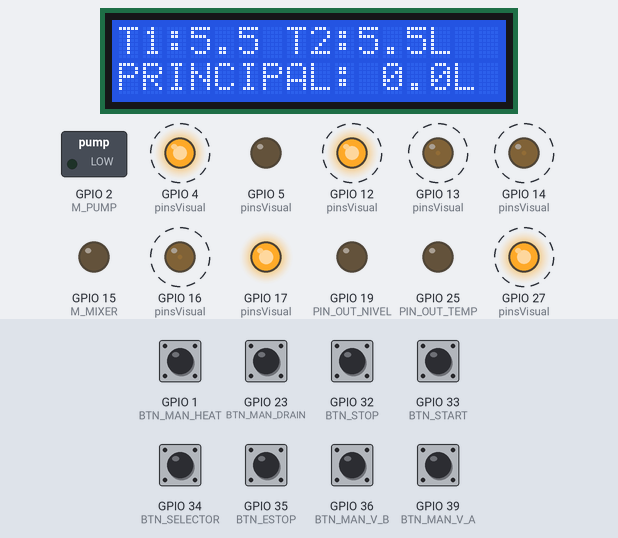
This sketch was run on a simulated ESP32. On the bench: 16×2 character LCD, switched loads named in the sketch (green lamp = pin HIGH), output pins drawn as LEDs (lit = HIGH). Dashed ring = blinking. The test bench sets the inputs (shaded band); at power-on: GPIO 34 (BTN_SELECTOR), GPIO 35 (BTN_ESTOP) HIGH, GPIO 1 (BTN_MAN_HEAT), GPIO 23 (BTN_MAN_DRAIN), GPIO 32 (BTN_STOP), GPIO 33 (BTN_START), GPIO 36 (BTN_MAN_V_B), GPIO 39 (BTN_MAN_V_A) LOW.

Above: at 1.2 s.
1.3 s: GPIO 34 (BTN_SELECTOR) pulled LOW for 0.15 s
At 2.09 s:
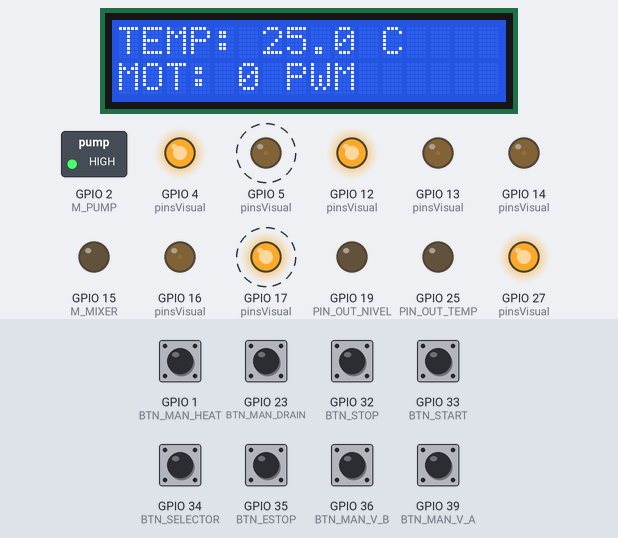
4.0 s: GPIO 32 (BTN_STOP) pulled HIGH for 0.15 s
7.1 s: GPIO 35 (BTN_ESTOP) pulled LOW for 0.15 s
At 7.35 s:
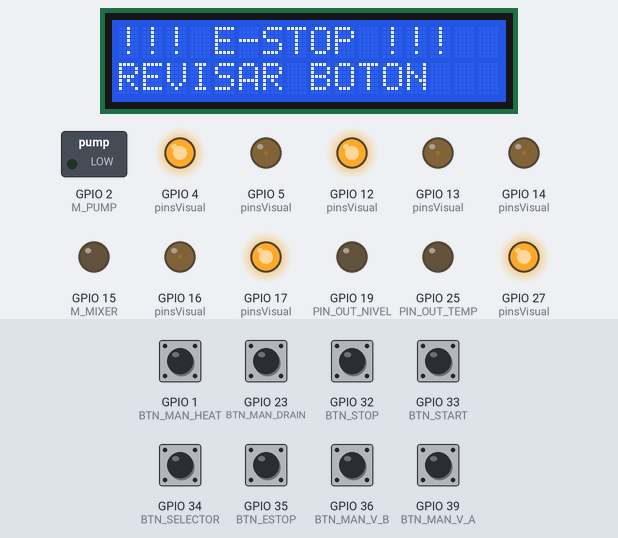
10.2 s: GPIO 33 (BTN_START) pulled HIGH for 0.15 s
At 10.42 s:
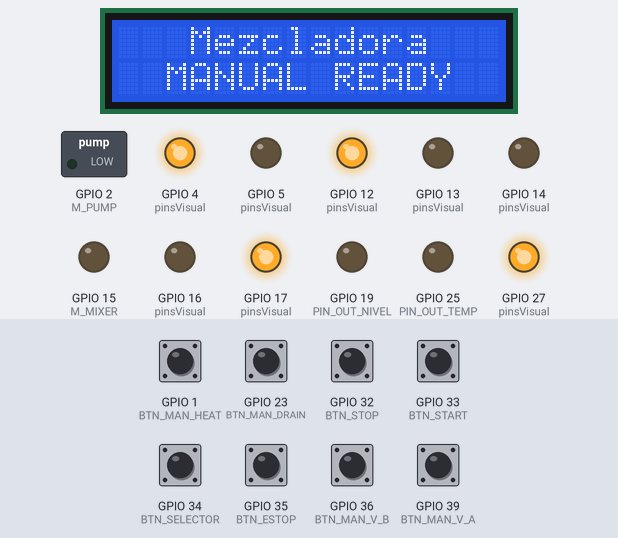
11.8 s: GPIO 34 (BTN_SELECTOR) pulled LOW for 1 s
At 11.95 s:
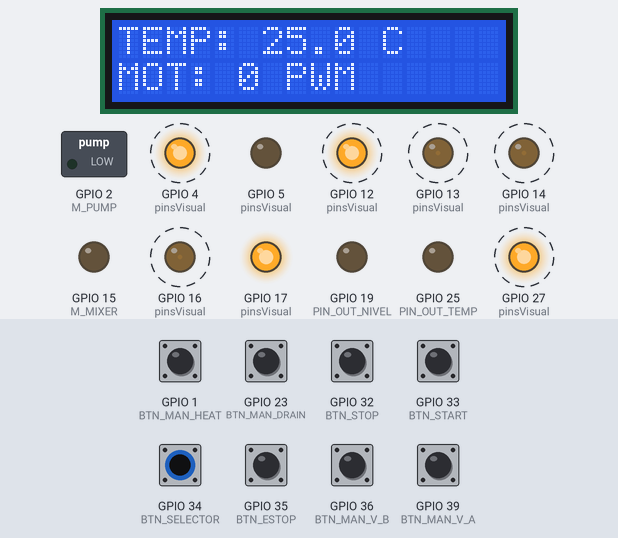
15.7 s: GPIO 33 (BTN_START) pulled HIGH for 1 s
At 16.3 s:
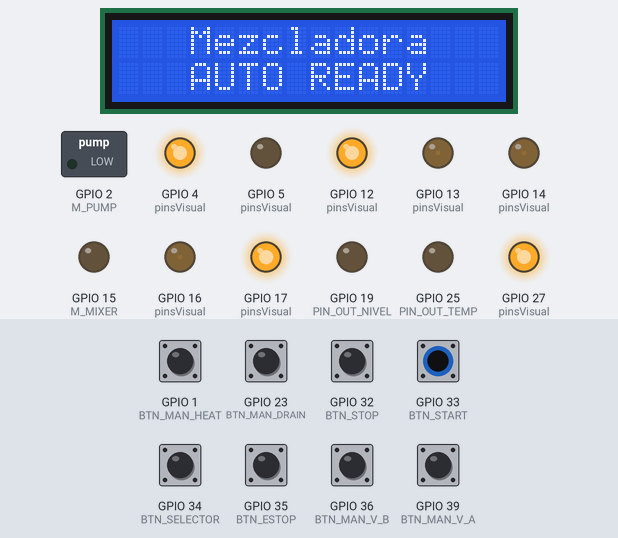
Timing chart, 0 to 65.7 s (numbered marks = the images above; inputs shaded):
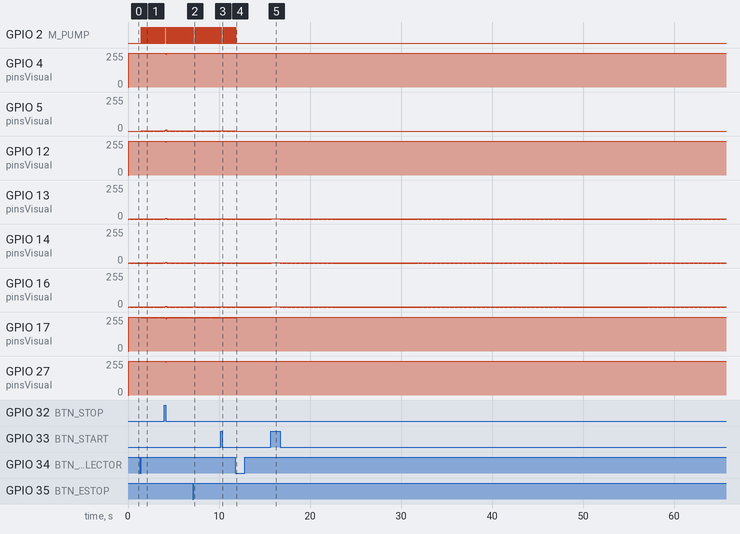

The sketch:

PROYECTO_AUTO.ino
```cpp
#include <Wire.h>
#include <LiquidCrystal_I2C.h>

/* **************************************************************************
 * ASIGNACIÓN DE HARDWARE
 * ************************************************************************** */
#define M_MIXER   15
#define M_PUMP    2
#define PIN_OUT_NIVEL 19
#define PIN_OUT_TEMP  25

// Botones y Selectores
#define BTN_START    33
#define BTN_STOP     32
#define BTN_ESTOP    35
#define BTN_SELECTOR 34

// Botones Manuales
#define BTN_MAN_V_A   39
#define BTN_MAN_V_B   36
#define BTN_MAN_HEAT  1
#define BTN_MAN_DRAIN 23

struct TanqueRGB { int r; int g; };
TanqueRGB tA = {13, 12};
TanqueRGB tB = {14, 27};
TanqueRGB tR = {4, 16};
TanqueRGB tL = {17, 5};

/* **************************************************************************
 * VARIABLES DE PROCESO
 * ************************************************************************** */
enum Estado { IDLE, AUTO_LLENADO, AUTO_MEZCLA, AUTO_VACIADO, MANUAL, EMERGENCIA };
Estado estadoActual = IDLE;

float tanque1 = 5.5, tanque2 = 5.5, principal = 0, almacen = 0;
float temperatura = 25.0;
unsigned long tReferencia = 0, lastUpdate = 0;

// Bandera para el botón selector
bool modoAuto = true;
bool ultSelector = HIGH;
unsigned long tDebounceSelector = 0;

LiquidCrystal_I2C lcd(0x27, 16, 2);

void setRGB(TanqueRGB t, int rVal, int gVal) {
  ledcWrite(t.r, rVal);
  ledcWrite(t.g, gVal);
}

void actualizarLED_Proporcional(TanqueRGB t, float nivel, float maxL) {
  long n = constrain(nivel * 100, 0, maxL * 100);
  long m = maxL * 100;

  int r = map(n, 0, m, 255, 0);
  int g = map(n, 0, m, 0, 255);

  setRGB(t, constrain(r, 0, 255), constrain(g, 0, 255));
}

void actualizarLEDs() {
  actualizarLED_Proporcional(tA, tanque1, 5.5);
  actualizarLED_Proporcional(tB, tanque2, 5.5);
  actualizarLED_Proporcional(tR, principal, 2.5);
  actualizarLED_Proporcional(tL, almacen, 2.5);
}

void setup() {
  lcd.init(); lcd.backlight();

  // ANCLAJE DE SEGURIDAD PARA MOTORES
  ledcAttach(M_MIXER, 5000, 8);
  ledcWrite(M_MIXER, 0);

  ledcAttach(M_PUMP, 5000, 8);
  ledcWrite(M_PUMP, 0);

  // ANCLAJE DE SEGURIDAD PARA SALIDAS PLC
  ledcAttach(PIN_OUT_NIVEL, 2000, 8);
  ledcWrite(PIN_OUT_NIVEL, 0);

  ledcAttach(PIN_OUT_TEMP, 2000, 8);
  ledcWrite(PIN_OUT_TEMP, 0);

  // ANCLAJE PARA LEDS
  int pinsVisual[] = {13, 12, 14, 27, 4, 16, 17, 5};
  for(int p : pinsVisual) {
    ledcAttach(p, 2000, 8);
    ledcWrite(p, 0);
  }

  int inPins[] = {33, 32, 35, 34, 39, 36, 1, 23};
  for(int p : inPins) pinMode(p, INPUT);

  lastUpdate = millis();
}

void loop() {
  unsigned long now = millis();
  float dt = (now - lastUpdate) / 1000.0;
  lastUpdate = now;

  if (digitalRead(BTN_ESTOP) == LOW) estadoActual = EMERGENCIA;

  // Lógica de Bandera para el Selector
  bool lecSelector = digitalRead(BTN_SELECTOR);
  if (lecSelector == LOW && ultSelector == HIGH && (now - tDebounceSelector > 200)) {
    modoAuto = !modoAuto;
    estadoActual = IDLE;
    lcd.clear();
    tDebounceSelector = now;
  }
  ultSelector = lecSelector;

  switch (estadoActual) {
    case IDLE:
      ledcWrite(M_MIXER, 0); ledcWrite(M_PUMP, 0);
      lcd.setCursor(0,0); lcd.print("   Mezcladora   ");
      lcd.setCursor(0,1); lcd.print(modoAuto ? "   AUTO READY   " : "  MANUAL READY  ");

      if (digitalRead(BTN_START) == LOW) {
        tanque1 = 5.5; tanque2 = 5.5; principal = 0; almacen = 0;
        temperatura = 25.0; lcd.clear();
        estadoActual = modoAuto ? AUTO_LLENADO : MANUAL;
      }
      break;

    case AUTO_LLENADO:
      if (principal < 2.5) {
        float tasa = 0.08 * dt;
        if (tanque1 > 0) tanque1 -= tasa;
        if (tanque2 > 0) tanque2 -= tasa;
        principal += (tasa * 2);
      } else {
        estadoActual = AUTO_MEZCLA;
        tReferencia = 0;
      }
      lcd.setCursor(0,0); lcd.print("T1:" + String(tanque1,1) + " T2:" + String(tanque2,1) + "L ");
      lcd.setCursor(0,1); lcd.print("PRINCIPAL: " + String(principal,1) + "L ");
      if (digitalRead(BTN_STOP) == LOW) estadoActual = IDLE;
      break;

    case AUTO_MEZCLA:
      if (temperatura < 60.0) {
        temperatura += 1.3 * dt;

        int tempInt = constrain((int)temperatura, 25, 60);
        int velMixer = map(tempInt, 25, 60, 120, 255);
        ledcWrite(M_MIXER, velMixer);

        lcd.setCursor(0,0); lcd.print("TEMP: " + String(temperatura,1) + " C   ");
        lcd.setCursor(0,1); lcd.print("MOTOR: " + String(velMixer) + " PWM  ");
      } else {
        ledcWrite(M_MIXER, 255);
        if (tReferencia == 0) tReferencia = millis();
        int cuenta = 10 - (millis() - tReferencia) / 1000;
        lcd.setCursor(0,0); lcd.print("TEMP: 60.0 C OK ");
        lcd.setCursor(0,1); lcd.print("ESPERA: " + String(cuenta) + "s    ");
        if (millis() - tReferencia >= 10000) estadoActual = AUTO_VACIADO;
      }
      if (digitalRead(BTN_STOP) == LOW) estadoActual = IDLE;
      break;

    case AUTO_VACIADO:
      ledcWrite(M_PUMP, 255); // Enciende la bomba de vaciado
      ledcWrite(M_MIXER, 0);  // APAGA EL AGITADOR INMEDIATAMENTE

      if (principal > 0.05) {
        float tasaV = 0.28 * dt;
        principal -= tasaV; almacen += tasaV;
        lcd.setCursor(0,0); lcd.print("VACIADO...      ");
        lcd.setCursor(0,1); lcd.print("ALM:" + String(almacen,1) + " MIX:" + String(principal,1));
      } else {
        ledcWrite(M_PUMP, 0); ledcWrite(M_MIXER, 0);
        estadoActual = IDLE;
        lcd.clear(); lcd.print(" PROCESO FIN "); delay(3000);
      }
      if (digitalRead(BTN_STOP) == LOW) estadoActual = IDLE;
      break;

    case MANUAL: {
      if (modoAuto) { estadoActual = IDLE; lcd.clear(); break; }

      bool calentando = (digitalRead(BTN_MAN_HEAT) == LOW);
      bool maxAlcanzado = (principal >= 2.5 && (digitalRead(BTN_MAN_V_A) == LOW || digitalRead(BTN_MAN_V_B) == LOW));
      bool drenando = (digitalRead(BTN_MAN_DRAIN) == LOW);

      // Calculamos la velocidad dinámica para la LCD
      int velMixerMan = 0;
      if (calentando && !drenando) { // Solo calcula velocidad si no está drenando
        int tempIntMan = constrain((int)temperatura, 25, 60);
        velMixerMan = map(tempIntMan, 25, 60, 120, 255);
      }

      if (maxAlcanzado) {
        lcd.setCursor(0,0); lcd.print("!!! ATENCION !!!");
        lcd.setCursor(0,1); lcd.print("REACTOR AL MAX  ");
      } else if (calentando) {
        lcd.setCursor(0,0); lcd.print("TEMP: " + String(temperatura,1) + " C   ");
        lcd.setCursor(0,1); lcd.print("MOT: " + String(velMixerMan) + " PWM    ");
      } else {
        lcd.setCursor(0,0); lcd.print("T1:" + String(tanque1,1) + " T2:" + String(tanque2,1) + "L ");
        lcd.setCursor(0,1); lcd.print("P:" + String(principal,1) + "L A:" + String(almacen,1) + "L ");
      }

      // Lógica de llenado manual
      if (digitalRead(BTN_MAN_V_A) == LOW && tanque1 > 1.0 && principal < 2.5) {
        tanque1 -= 0.4 * dt; principal += 0.4 * dt;
      }
      if (digitalRead(BTN_MAN_V_B) == LOW && tanque2 > 1.0 && principal < 2.5) {
        tanque2 -= 0.4 * dt; principal += 0.4 * dt;
      }

      // Lógica de Vaciado (Prioridad)
      if (drenando && principal > 0 && almacen < 2.5) {
        ledcWrite(M_PUMP, 255);
        ledcWrite(M_MIXER, 0); // Prioridad: Apaga agitador si se está drenando
        principal -= 0.5 * dt; almacen += 0.5 * dt;
      } else {
        ledcWrite(M_PUMP, 0);
        // Si no está drenando, permite el agitador/calor
        if (calentando) {
          if (temperatura < 60.0) temperatura += 2.0 * dt;
          ledcWrite(M_MIXER, velMixerMan);
        } else {
          ledcWrite(M_MIXER, 0);
        }
      }

      if (digitalRead(BTN_STOP) == LOW) estadoActual = IDLE;
      break;
    }

    case EMERGENCIA:
      ledcWrite(M_MIXER, 0); ledcWrite(M_PUMP, 0);
      lcd.setCursor(0,0); lcd.print("!!! E-STOP !!!  ");
      lcd.setCursor(0,1); lcd.print("REVISAR BOTON   ");
      if (digitalRead(BTN_ESTOP) == HIGH) estadoActual = IDLE;
      break;
  }

  actualizarLEDs();

  ledcWrite(PIN_OUT_NIVEL, map(constrain(principal, 0, 2.5), 0, 2.5, 0, 255));
  ledcWrite(PIN_OUT_TEMP, map(constrain(temperatura, 25, 60), 25, 60, 0, 255));

  delay(30);
}
```

Measured:
- after the input at 1.3 s, GPIO 2 (M_PUMP): alternates HIGH for 0.03 s and LOW for 0.09 s, starting after 0.16 s; GPIO 5 (pinsVisual): alternates 3/255 for 0.06 s and 0/255 for 0.06 s, starting after 0.16 s; GPIO 17 (pinsVisual): alternates 255/255 for 0.06 s and 251/255 for 0.06 s, starting after 0.16 s
- after the input at 7.1 s, the display: changes after 0.07 s (image 2)
- after the input at 10.2 s, the display: changes after 0.08 s (image 3)
- after the input at 11.8 s, GPIO 2 (M_PUMP): goes on until 11.8 s, then stays LOW; GPIO 5 (pinsVisual): goes on until 11.9 s, then stays 0/255; GPIO 17 (pinsVisual): goes on until 11.9 s, then stays 255/255
- after the input at 15.7 s, the display: changes after 0.12 s (image 5)
- by itself, GPIO 4 (pinsVisual), GPIO 12 (pinsVisual), GPIO 27 (pinsVisual): repeats every 0.12 s: 255/255 0.06 s, 253/255 0.06 s
- by itself, GPIO 13 (pinsVisual), GPIO 14 (pinsVisual), GPIO 16 (pinsVisual): repeats every 0.12 s: 0/255 0.06 s, 1/255 0.06 s
